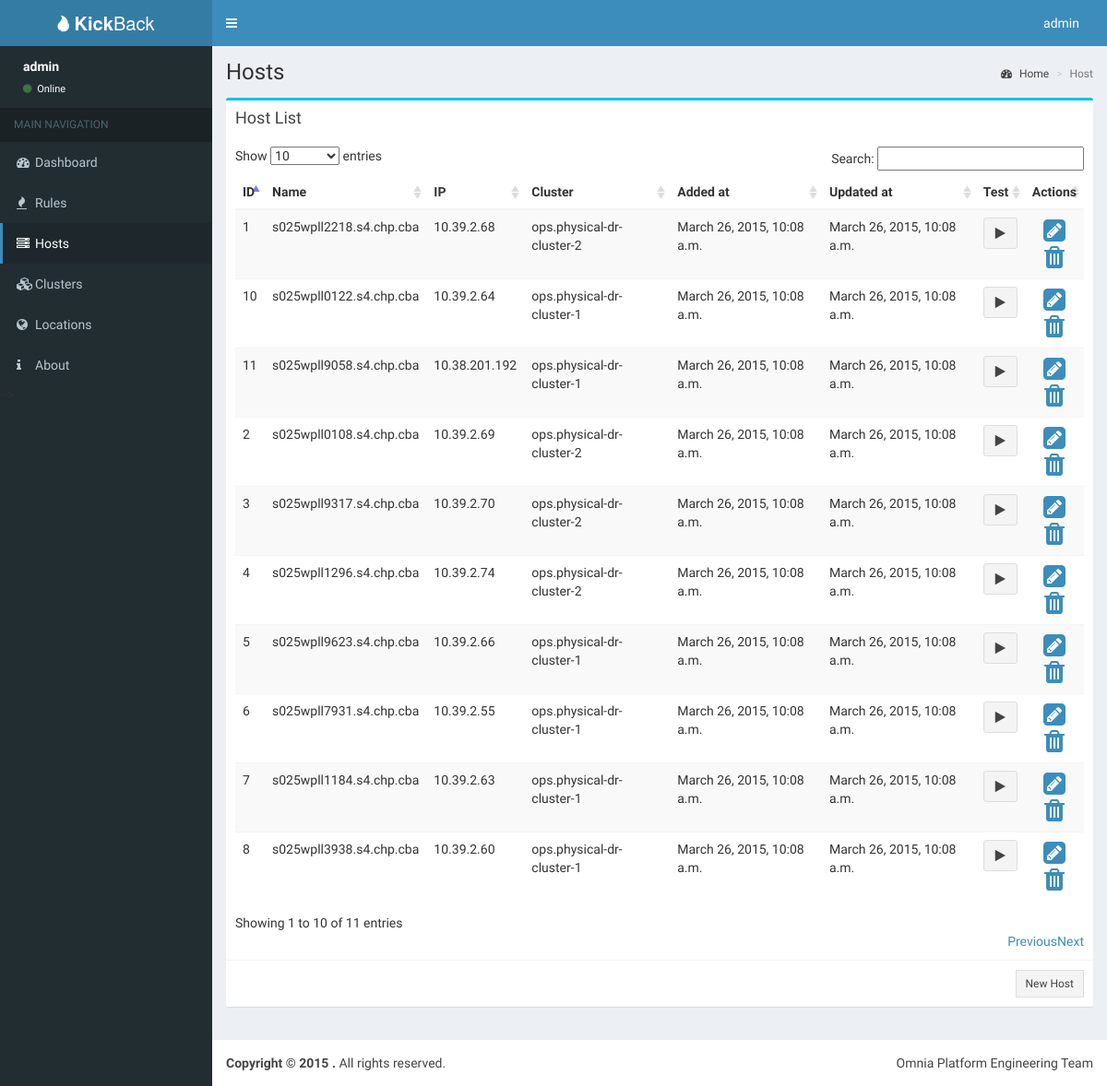
Page /host/list/ (signed in) on the earlier database version.
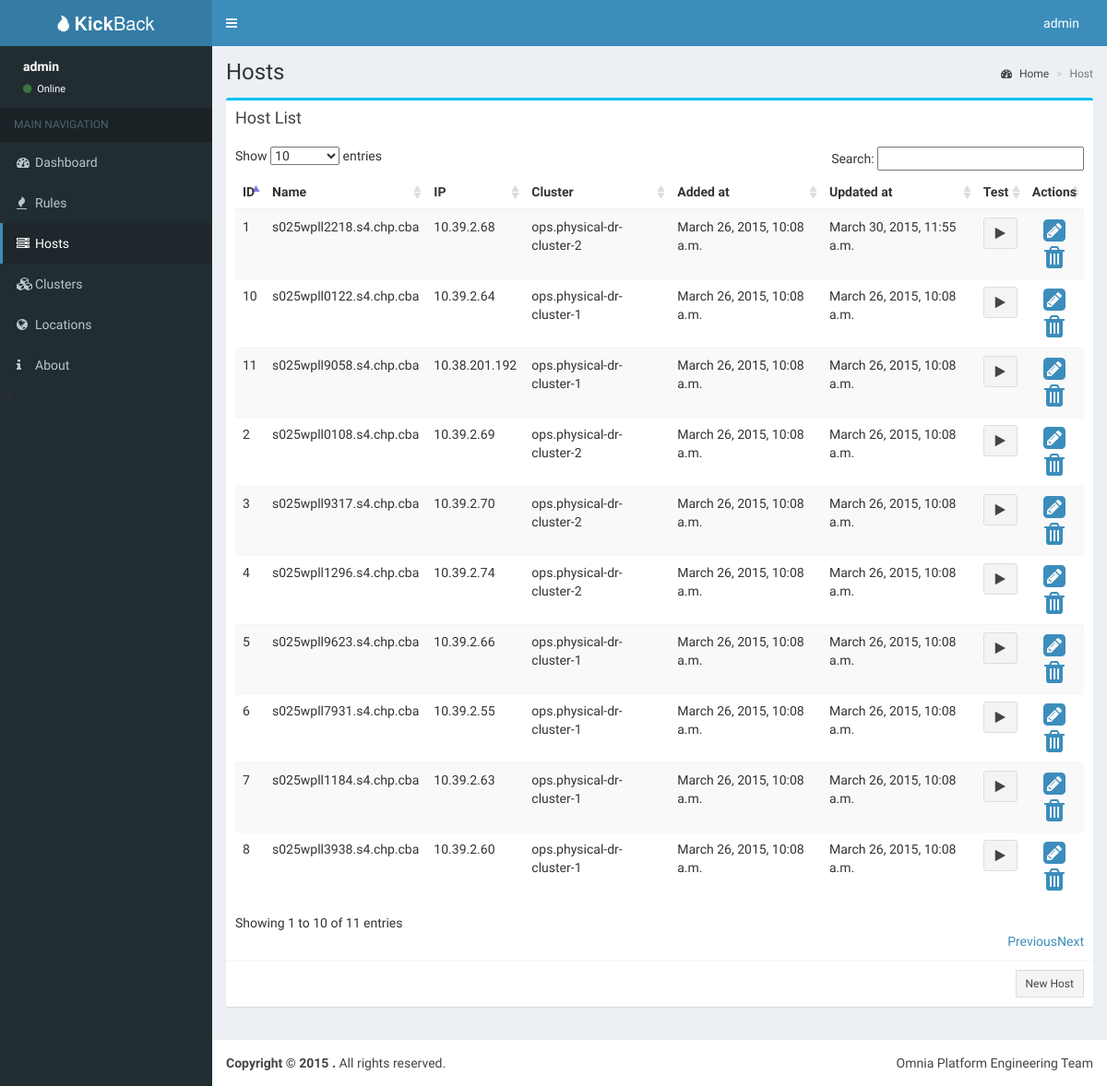
Same page on the later database version.
### clusters/models.py (models this page shows)
class Host(models.Model):
	host_name = models.CharField(max_length=50,unique=True)
	ip_address = models.IPAddressField(unique=True)
	cluster = models.ForeignKey(Cluster)
	added_at = models.DateTimeField(auto_now_add=True)
	updated_at = models.DateTimeField(auto_now=True)
 	class Meta:
		unique_together = ("host_name","ip_address")
	def __str__(self):
		return self.host_name

class Cluster(models.Model):
	cluster_name = models.CharField(max_length=50)
	location = models.ForeignKey(Location)
	added_at = models.DateTimeField(auto_now_add=True)
	updated_at = models.DateTimeField(auto_now=True)
	def __str__(self):
		return self.cluster_name

### firewalls/views.py (the view)
# urls.py: url(r'^host/list/$', views.HostListView.as_view(), name='host-details'),
class HostListView(ListView):
    model = Host
    template_name='firewalls/host_list.html'
    @method_decorator(login_required(login_url="/login"))
    def dispatch(self, *args, **kwargs):
        return super(HostListView, self).dispatch(*args, **kwargs)

### firewalls/templates/firewalls/host_list.html (shortened to what this page needs)
{% extends 'firewalls/base.html' %}
{% block sidebar %}
<ul class="sidebar-menu">
	<li class="header">MAIN NAVIGATION</li>
	<li><a href="/"><i class="fa fa-dashboard"></i><span>Dashboard</span></a></li>
	<li><a href="/rule/list"><i class="fa fa-fire"></i><span>Rules</span></a></li>
	<li class="active"><a href="/host/list"><i class="fa fa-server"></i><span>Hosts</span></a></li>
	<li><a href="/cluster/list"><i class="fa fa-cubes"></i><span>Clusters</span></a></li>
	<li><a href="/location/list"><i class="fa fa-globe"></i><span>Locations</span></a></li>
	<li><a href="/about"><i class="fa fa-info"></i><span>About</span></a></li>
</section>
</aside>
{% endblock %}
{% block content %}
<div class="content-wrapper">
	<section class="content-header">
		<h1>
			Hosts
		</h1>
		<ol class="breadcrumb">
			<li><a href="#"><i class="fa fa-dashboard"></i> Home</a></li>
			<li class="active">Host</li>
		</ol>
	</section>
	<section class="content">
		<div class="box box-info">
			<div class="box-header">
				<h3 class="box-title">Host List</h3>
			</div>
			<div class="box-body">
        <div class="table-responsive">
        <table id="example" class="table table-striped table-hover" data-pagination="true" data-toggle="table"  data-search="true" data-show-export="true" data-show-toggle="true"  data-show-columns="true" data-smart-display="true" data-show-filter="true" data-toolbar="toolbar">
          <thead>
            <th>ID</th>
            <th>Name</th>
            <th>IP</th>
            <th>Cluster</th>
            <th>Added at</th>
            <th>Updated at</th>
            <th>Test</th>
            <th>Actions</th>
          </thead>
          <tbody>
            {% for host in object_list %}
            <tr>
              <td>{{ host.id }}</td>
              <td>{{ host.host_name }}</td>
              <td>{{ host.ip_address }}</td>
              <td>{{ host.cluster }}</td>
              <td>{{ host.added_at }}</td>
              <td>{{ host.updated_at }}</td>
              <td><button class="reach_test btn btn-default" type="button" name="reach_test"><i class="fa fa-play"></i></button></td>
              <td style=text-align:center>
                <a href="/host/update/{{ host.id }}"><i class="fa fa-pencil-square fa-2x"></i></a>
                <a href="/host/delete/{{ host.id }}"><i class="fa fa-trash fa-2x"></i></a>
              </td>
            </tr>
            {% endfor %}
          </tbody>
        </table>
      </div>
			</div>
			<div class="box-footer clearfix">
				<a href="/host/create/" class="btn btn-sm btn-default btn-flat pull-right">New Host</a>
			</div>
		</div>
	</section>
</div>
{% endblock %}

Differences in the rows shown:
changed Host "s025wpll2218.s4.chp.cba": updated_at "March 26, 2015, 10:08 a.m." → "March 30, 2015, 11:55 a.m."
